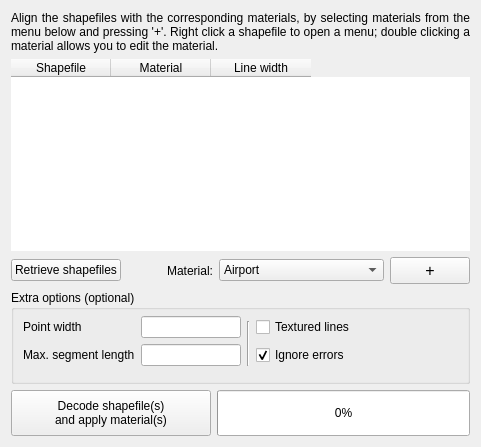
       <widget class="QWidget" name="materialsTab">
        <property name="enabled">
         <bool>true</bool>
        </property>
        <attribute name="title">
         <string>Materials</string>
        </attribute>
        <layout class="QVBoxLayout" name="verticalLayout_8">
         <item>
          <widget class="QLabel" name="materialsTabText">
           <property name="autoFillBackground">
            <bool>false</bool>
           </property>
           <property name="text">
            <string>Align the shapefiles with the corresponding materials, by selecting materials from the menu below and pressing '+'. Right click a shapefile to open a menu; double clicking a material allows you to edit the material.</string>
           </property>
           <property name="alignment">
            <set>Qt::AlignJustify|Qt::AlignTop</set>
           </property>
           <property name="wordWrap">
            <bool>true</bool>
           </property>
          </widget>
         </item>
         <item>
          <widget class="QTableWidget" name="shapefilesTable">
           <property name="contextMenuPolicy">
            <enum>Qt::CustomContextMenu</enum>
           </property>
           <property name="frameShape">
            <enum>QFrame::NoFrame</enum>
           </property>
           <property name="editTriggers">
            <set>QAbstractItemView::AnyKeyPressed|QAbstractItemView::DoubleClicked|QAbstractItemView::SelectedClicked</set>
           </property>
           <property name="alternatingRowColors">
            <bool>true</bool>
           </property>
           <property name="selectionMode">
            <enum>QAbstractItemView::ExtendedSelection</enum>
           </property>
           <property name="selectionBehavior">
            <enum>QAbstractItemView::SelectRows</enum>
           </property>
           <property name="showGrid">
            <bool>true</bool>
           </property>
           <property name="gridStyle">
            <enum>Qt::DotLine</enum>
           </property>
           <property name="sortingEnabled">
            <bool>true</bool>
           </property>
           <column>
            <property name="text">
             <string>Shapefile</string>
            </property>
           </column>
           <column>
            <property name="text">
             <string>Material</string>
            </property>
           </column>
           <column>
            <property name="text">
             <string>Line width</string>
            </property>
           </column>
          </widget>
         </item>
         <item>
          <layout class="QHBoxLayout" name="horizontalLayout_7">
           <item>
            <widget class="QPushButton" name="retrieveShapefilesButton">
             <property name="text">
              <string>Retrieve shapefiles</string>
             </property>
            </widget>
           </item>
           <item>
            <spacer name="spacer_13">
             <property name="orientation">
              <enum>Qt::Horizontal</enum>
             </property>
             <property name="sizeHint" stdset="0">
              <size>
               <width>40</width>
               <height>20</height>
              </size>
             </property>
            </spacer>
           </item>
           <item>
            <widget class="QLabel" name="materialTypeLabel">
             <property name="text">
              <string>Material:</string>
             </property>
             <property name="alignment">
              <set>Qt::AlignRight|Qt::AlignTrailing|Qt::AlignVCenter</set>
             </property>
            </widget>
           </item>
           <item>
            <widget class="QComboBox" name="materialTypeSelect">
             <property name="acceptDrops">
              <bool>false</bool>
             </property>
             <property name="editable">
              <bool>false</bool>
             </property>
             <property name="currentIndex">
              <number>0</number>
             </property>
             <property name="maxVisibleItems">
              <number>20</number>
             </property>
             <property name="insertPolicy">
              <enum>QComboBox::InsertAlphabetically</enum>
             </property>
             <property name="iconSize">
              <size>
               <width>32</width>
               <height>32</height>
              </size>
             </property>
             <property name="frame">
              <bool>true</bool>
             </property>
             <item>
              <property name="text">
               <string>Airport</string>
              </property>
             </item>
             <item>
              <property name="text">
               <string>Asphalt</string>
              </property>
             </item>
             <item>
              <property name="text">
               <string>BareTundraCover</string>
              </property>
             </item>
             <item>
              <property name="text">
               <string>BarrenCover</string>
              </property>
             </item>
             <item>
              <property name="text">
               <string>Bog</string>
              </property>
             </item>
             <item>
              <property name="text">
               <string>BuiltUpCover</string>
              </property>
             </item>
             <item>
              <property name="text">
               <string>Canal</string>
              </property>
             </item>
             <item>
              <property name="text">
               <string>CropGrassCover</string>
              </property>
             </item>
             <item>
              <property name="text">
               <string>CropWoodCover</string>
              </property>
             </item>
             <item>
              <property name="text">
               <string>DeciduousBroadCover</string>
              </property>
             </item>
             <item>
              <property name="text">
               <string>DeciduousNeedleCover</string>
              </property>
             </item>
             <item>
              <property name="text">
               <string>Default</string>
              </property>
             </item>
             <item>
              <property name="text">
               <string>Dirt</string>
              </property>
             </item>
             <item>
              <property name="text">
               <string>DryCropPastureCover</string>
              </property>
             </item>
             <item>
              <property name="text">
               <string>DryLake</string>
              </property>
             </item>
             <item>
              <property name="text">
               <string>EvergreenBroadCover</string>
              </property>
             </item>
             <item>
              <property name="text">
               <string>EvergreenForest</string>
              </property>
             </item>
             <item>
              <property name="text">
               <string>EvergreenNeedleCover</string>
              </property>
             </item>
             <item>
              <property name="text">
               <string>FloodLand</string>
              </property>
             </item>
             <item>
              <property name="text">
               <string>Freeway</string>
              </property>
             </item>
             <item>
              <property name="text">
               <string>Glacier</string>
              </property>
             </item>
             <item>
              <property name="text">
               <string>GolfCourse</string>
              </property>
             </item>
             <item>
              <property name="text">
               <string>GrassCover</string>
              </property>
             </item>
             <item>
              <property name="text">
               <string>GrassLand</string>
              </property>
             </item>
             <item>
              <property name="text">
               <string>HerbTundraCover</string>
              </property>
             </item>
             <item>
              <property name="text">
               <string>HerbWetlandCover</string>
              </property>
             </item>
             <item>
              <property name="text">
               <string>Hole</string>
              </property>
             </item>
             <item>
              <property name="text">
               <string>Industrial</string>
              </property>
             </item>
             <item>
              <property name="text">
               <string>IntLake</string>
              </property>
             </item>
             <item>
              <property name="text">
               <string>IntReservoir</string>
              </property>
             </item>
             <item>
              <property name="text">
               <string>IntStream</string>
              </property>
             </item>
             <item>
              <property name="text">
               <string>IrrCrop</string>
              </property>
             </item>
             <item>
              <property name="text">
               <string>IrrCropPastureCover</string>
              </property>
             </item>
             <item>
              <property name="text">
               <string>Lake</string>
              </property>
             </item>
             <item>
              <property name="text">
               <string>Lava</string>
              </property>
             </item>
             <item>
              <property name="text">
               <string>Littoral</string>
              </property>
             </item>
             <item>
              <property name="text">
               <string>Marsh</string>
              </property>
             </item>
             <item>
              <property name="text">
               <string>MixedCropPastureCover</string>
              </property>
             </item>
             <item>
              <property name="text">
               <string>MixedForestCover</string>
              </property>
             </item>
             <item>
              <property name="text">
               <string>MixedTundraCover</string>
              </property>
             </item>
             <item>
              <property name="text">
               <string>Ocean</string>
              </property>
             </item>
             <item>
              <property name="text">
               <string>PackIce</string>
              </property>
             </item>
             <item>
              <property name="text">
               <string>PolarIce</string>
              </property>
             </item>
             <item>
              <property name="text">
               <string>Pond</string>
              </property>
             </item>
             <item>
              <property name="text">
               <string>Railroad</string>
              </property>
             </item>
             <item>
              <property name="text">
               <string>Reservoir</string>
              </property>
             </item>
             <item>
              <property name="text">
               <string>Road</string>
              </property>
             </item>
             <item>
              <property name="text">
               <string>Rock</string>
              </property>
             </item>
             <item>
              <property name="text">
               <string>Sand</string>
              </property>
             </item>
             <item>
              <property name="text">
               <string>SavannaCover</string>
              </property>
             </item>
             <item>
              <property name="text">
               <string>ScrubCover</string>
              </property>
             </item>
             <item>
              <property name="text">
               <string>ShrubCover</string>
              </property>
             </item>
             <item>
              <property name="text">
               <string>ShrubGrassCover</string>
              </property>
             </item>
             <item>
              <property name="text">
               <string>SnowCover</string>
              </property>
             </item>
             <item>
              <property name="text">
               <string>SomeSort</string>
              </property>
             </item>
             <item>
              <property name="text">
               <string>Stream</string>
              </property>
             </item>
             <item>
              <property name="text">
               <string>Town</string>
              </property>
             </item>
             <item>
              <property name="text">
               <string>Urban</string>
              </property>
             </item>
             <item>
              <property name="text">
               <string>WaterBodyCover</string>
              </property>
             </item>
             <item>
              <property name="text">
               <string>WoodedTundraCover</string>
              </property>
             </item>
             <item>
              <property name="text">
               <string>WoodedWetlandCover</string>
              </property>
             </item>
            </widget>
           </item>
           <item>
            <widget class="QPushButton" name="addMaterialButton">
             <property name="enabled">
              <bool>true</bool>
             </property>
             <property name="sizePolicy">
              <sizepolicy hsizetype="Minimum" vsizetype="Fixed">
               <horstretch>0</horstretch>
               <verstretch>32</verstretch>
              </sizepolicy>
             </property>
             <property name="font">
              <font>
               <pointsize>12</pointsize>
               <weight>50</weight>
               <bold>false</bold>
              </font>
             </property>
             <property name="text">
              <string>+</string>
             </property>
            </widget>
           </item>
          </layout>
         </item>
         <item>
          <widget class="QGroupBox" name="groupBox_4">
           <property name="sizePolicy">
            <sizepolicy hsizetype="Preferred" vsizetype="Minimum">
             <horstretch>0</horstretch>
             <verstretch>0</verstretch>
            </sizepolicy>
           </property>
           <property name="font">
            <font>
             <weight>50</weight>
             <bold>false</bold>
            </font>
           </property>
           <property name="title">
            <string>Extra options (optional)</string>
           </property>
           <layout class="QGridLayout" name="_2">
            <property name="topMargin">
             <number>6</number>
            </property>
            <item row="0" column="0">
             <widget class="QLabel" name="pointWidthLabel">
              <property name="enabled">
               <bool>true</bool>
              </property>
              <property name="sizePolicy">
               <sizepolicy hsizetype="Preferred" vsizetype="Minimum">
                <horstretch>0</horstretch>
                <verstretch>0</verstretch>
               </sizepolicy>
              </property>
              <property name="text">
               <string>Point width</string>
              </property>
              <property name="alignment">
               <set>Qt::AlignLeading|Qt::AlignLeft|Qt::AlignVCenter</set>
              </property>
             </widget>
            </item>
            <item row="0" column="1">
             <widget class="QLineEdit" name="pointWidthField">
              <property name="enabled">
               <bool>true</bool>
              </property>
              <property name="maximumSize">
               <size>
                <width>100</width>
                <height>16777215</height>
               </size>
              </property>
              <property name="text">
               <string/>
              </property>
             </widget>
            </item>
            <item row="0" column="2" rowspan="3">
             <widget class="Line" name="line_8">
              <property name="sizePolicy">
               <sizepolicy hsizetype="Fixed" vsizetype="Minimum">
                <horstretch>0</horstretch>
                <verstretch>0</verstretch>
               </sizepolicy>
              </property>
              <property name="maximumSize">
               <size>
                <width>16777215</width>
                <height>45</height>
               </size>
              </property>
              <property name="orientation">
               <enum>Qt::Vertical</enum>
              </property>
             </widget>
            </item>
            <item row="0" column="3">
             <widget class="QCheckBox" name="texturedLinesCB">
              <property name="sizePolicy">
               <sizepolicy hsizetype="Expanding" vsizetype="Minimum">
                <horstretch>0</horstretch>
                <verstretch>0</verstretch>
               </sizepolicy>
              </property>
              <property name="text">
               <string>Textured lines</string>
              </property>
             </widget>
            </item>
            <item row="0" column="4">
             <spacer name="spacer_14">
              <property name="orientation">
               <enum>Qt::Horizontal</enum>
              </property>
              <property name="sizeHint" stdset="0">
               <size>
                <width>40</width>
                <height>20</height>
               </size>
              </property>
             </spacer>
            </item>
            <item row="1" column="0">
             <widget class="QLabel" name="maxSegLengthLabel">
              <property name="enabled">
               <bool>true</bool>
              </property>
              <property name="sizePolicy">
               <sizepolicy hsizetype="Preferred" vsizetype="Minimum">
                <horstretch>0</horstretch>
                <verstretch>0</verstretch>
               </sizepolicy>
              </property>
              <property name="text">
               <string>Max. segment length</string>
              </property>
              <property name="alignment">
               <set>Qt::AlignLeading|Qt::AlignLeft|Qt::AlignVCenter</set>
              </property>
             </widget>
            </item>
            <item row="1" column="1">
             <widget class="QLineEdit" name="maxSegLengthField">
              <property name="enabled">
               <bool>true</bool>
              </property>
              <property name="maximumSize">
               <size>
                <width>100</width>
                <height>16777215</height>
               </size>
              </property>
             </widget>
            </item>
            <item row="1" column="3">
             <widget class="QCheckBox" name="ignoreErrorsCB">
              <property name="enabled">
               <bool>true</bool>
              </property>
              <property name="sizePolicy">
               <sizepolicy hsizetype="Minimum" vsizetype="Minimum">
                <horstretch>0</horstretch>
                <verstretch>0</verstretch>
               </sizepolicy>
              </property>
              <property name="autoFillBackground">
               <bool>false</bool>
              </property>
              <property name="text">
               <string>Ignore errors</string>
              </property>
              <property name="checked">
               <bool>true</bool>
              </property>
             </widget>
            </item>
           </layout>
          </widget>
         </item>
         <item>
          <layout class="QHBoxLayout" name="horizontalLayout_6">
           <item>
            <widget class="QPushButton" name="decodeShapefilesButton">
             <property name="minimumSize">
              <size>
               <width>200</width>
               <height>46</height>
              </size>
             </property>
             <property name="maximumSize">
              <size>
               <width>200</width>
               <height>46</height>
              </size>
             </property>
             <property name="text">
              <string>Decode shapefile(s)
and apply material(s)</string>
             </property>
             <property name="checkable">
              <bool>false</bool>
             </property>
            </widget>
           </item>
           <item>
            <widget class="QProgressBar" name="decodeShapefilesProgressBar">
             <property name="minimumSize">
              <size>
               <width>0</width>
               <height>46</height>
              </size>
             </property>
             <property name="maximumSize">
              <size>
               <width>16777215</width>
               <height>46</height>
              </size>
             </property>
             <property name="font">
              <font>
               <weight>50</weight>
               <bold>false</bold>
               <underline>false</underline>
               <strikeout>false</strikeout>
               <kerning>true</kerning>
              </font>
             </property>
             <property name="value">
              <number>0</number>
             </property>
             <property name="textVisible">
              <bool>true</bool>
             </property>
             <property name="invertedAppearance">
              <bool>false</bool>
             </property>
            </widget>
           </item>
          </layout>
         </item>
        </layout>
       </widget>
